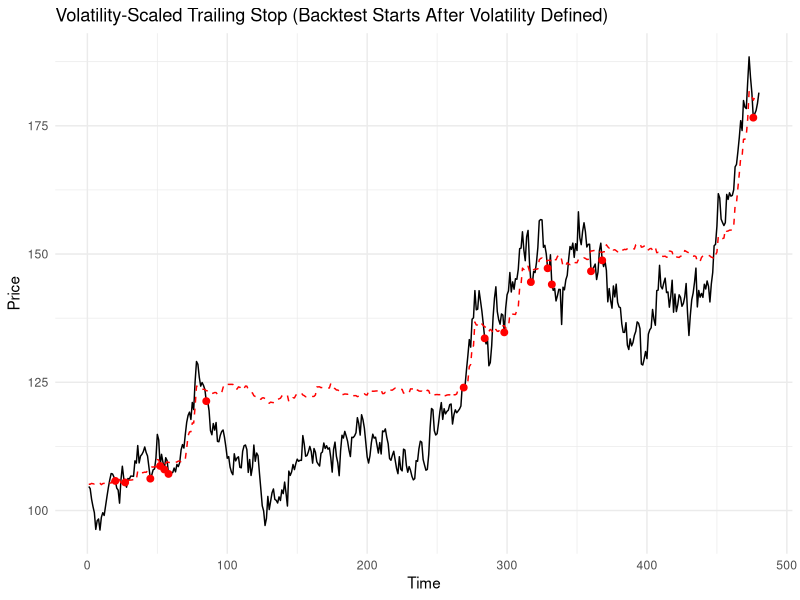

This chart was generated by the following R code:
library(dplyr)
library(ggplot2)
library(zoo)

set.seed(123)

# --- Parameters -------------------------------------------------------------
n <- 500
mu <- 0.0005
sigma <- 0.02
S0 <- 100
n_vol <- 20
k <- 2.5

# --- Generate log-normal path ----------------------------------------------
logS <- log(S0) + cumsum(rnorm(n, mean = mu, sd = sigma))
S <- exp(logS)
df <- data.frame(t = 1:n, S = S)

# --- Compute trailing stop --------------------------------------------------
df <- df %>%
  mutate(
    logret = c(NA, diff(log(S))),
    vol = rollapply(logret, n_vol, sd, fill = NA, align = "right"),
    Smax = cummax(S),
    stop = Smax * exp(-k * vol)
  ) %>%
  # Drop warm-up region where vol is NA
  filter(!is.na(vol)) %>%
  mutate(
    t = t - min(t) + 1, # reset timeline to start at 1
    exit = S < stop & lag(S, default = first(S)) >= lag(stop, default = first(stop))
  )

# --- Plot -------------------------------------------------------------------
ggplot(df, aes(t, S)) +
  geom_line(color = "black") +
  geom_line(aes(y = stop), color = "red", linetype = "dashed") +
  geom_point(data = subset(df, exit), aes(y = S), color = "red", size = 2) +
  labs(
    title = "Volatility-Scaled Trailing Stop (Backtest Starts After Volatility Defined)",
    x = "Time", y = "Price"
  ) +
  theme_minimal()
